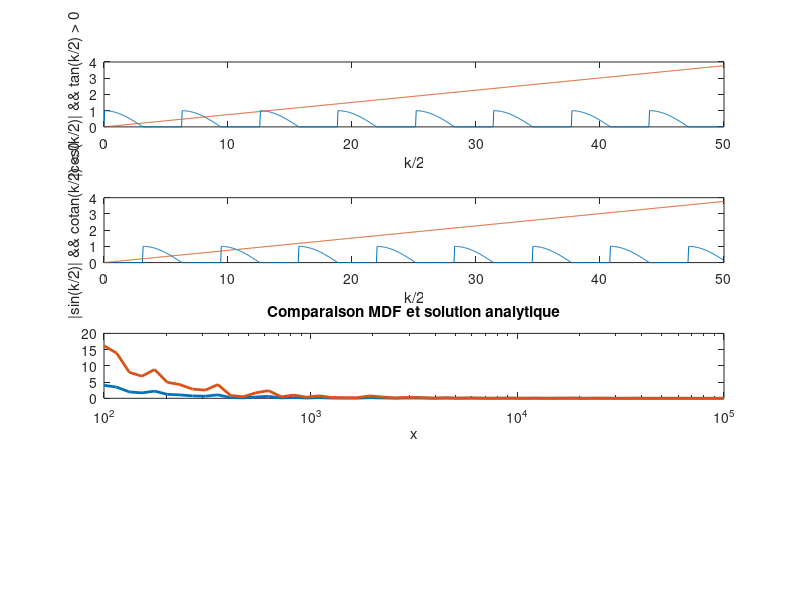

MATLAB code to generate this figure: (Note: this script raises an error after producing the figure.)
clear

% Constantes du problème
me = 9.1091e-31; meff = 0.067*me; e = 1.602176565e-19; hbar = 6.626e-34/2/pi;
a = 10e-9;
E0 = hbar^2*pi^2/(2*meff*a^2)/e*1e3;
V0 = 1000; Vb = V0/E0;
q0 = pi*sqrt(Vb);

% Déclaration fonctions
f = @(x) abs(cos(x/2)).*(tan(x/2) > 0); ff = @(x) f(x) - x/q0;
g = @(x) abs(sin(x/2)).*(tan(x/2) < 0); gg = @(x) g(x) - x/q0;

x = linspace(0, 50, 1000);

% Affichage
subplot(4, 1, 1), plot(x, f(x), x, x/q0) % subplot(nombre de plots, nombre de lignes, numéro de plot)
xlabel("k/2")
ylabel("|cos(k/2)| && tan(k/2) > 0")

subplot(4, 1, 2), plot(x, g(x), x, x/q0)
xlabel("k/2")
ylabel("|sin(k/2)| && cotan(k/2) < 0")

% Création des seeds
seed1 = [2] ; qmod1 = fsolve(ff, seed1); Emod1b = qmod1.^2/pi^2;
E1SA = Emod1b*E0;
seed2 = [5] ; qmod2 = fsolve(gg, seed2); Emod2b = qmod2.^2/pi^2;
E2SA = Emod2b*E0;

%------- Verif Methode

Lb = 5;
NN = logspace(2, 5, 50);

for p = 1:length(NN)

	N = floor(NN(p));

	delt = Lb/N;
	xb = -Lb/2 + Lb/N * (0:N);
	vn = Vb*(abs(xb) > 0.5);

	nmodes = 2;
	options.disp = 0;
	ee = ones(N+1, 1);
	Lap = spdiags([ee, -2*ee ee], [-1, 0, 1], N+1, N+1);
	A = -1/pi^2 / delt^2 * Lap + spdiags(vn.', 0, N+1, N+1);
	[psi, En] = eigs(A, nmodes, 'sm', options);
	EEn(:,p) = E0*sort(diag(En));
	% sort() permet d'assurer que les deux premières lignes soient bien les deux premiers modes

end

%% ---------- Tracé dérivée analytique et approximation

E1SA = 42.298056780211112
E2SA = 168.1689175719088

Evrai = [E1SA; E2SA];
Evrai = repmat(Evrai, 1, length(NN));

subplot(4, 1, 3), semilogx(NN, abs(EEn - Evrai), 'LineWidth', 2)
title("Comparaison MDF et solution analytique")
xlabel("x")

%% ----------- Profil lisse

n = 5;
VA = 1;
VB = 0.5;
w = 1;

x = linspace(-3, 3, 1e3);


%% ---------- Sparse matrix et convergence profil lisse
VA = Vb;
VB = 0;
w = 1;

nmodes = 3;
options.disp =0;

f = @(x, n) VA + (VB - VA) * exp(-(2*x/w).^(2*n));
pqrec = @(x) VA * (abs(x) > 0.5);

Lb = 5;
NN = 100:100:3000;
logspace(2, 5, 50);

for p = 1:length(NN)

	N = NN(p);

	delt = Lb/N;
	xb = -Lb/2 + Lb/N * (0:N);
	vn = f(xb, 10);
	ee = ones(N+1, 1);
	Lap = spdiags([ee -2*ee ee], [-1, 0, 1], N+1, N+1);
	A = -1/pi^2 / delt^2 * Lap + spdiags(vn.', 0, N+1, N+1);
	[psi, En] = eigs(A, nmodes, 'sm', options);
	EEn(:,p) = sort(diag(En));
	% sort() permet d'assurer que les deux premières lignes soient bien les deux premiers modes

end

subplot(4, 1, 4), plot(NN, EEn, 'Linewidth', 2)

%% ---------- Sparse matrix et convergence en fonction du paramètre profil lisse
VA = Vb;
VB = 0;
w = 1;

nmodes = 3;
options.disp = 0;

f = @(x, n) VA + (VB - VA) * exp(-(2*x/w).^(2*n));
pqrec = @(x) VA * (abs(x) > 0.5);

Lb = 5;
delt = Lb/N;
xb = -Lb/2 + Lb/N * (0:N);
nmax = 50

for n = 1:nmax

	vn = f(xb, n);
	ee = ones(N+1, 1);
	Lap = spdiags([ee -2*ee ee], [-1, 0, 1], N+1, N+1);
	A = -1/pi^2 / delt^2 * Lap + spdiags(vn.', 0, N+1, N+1);
	[psi, En] = eigs(A, nmodes, 'sm', options);
	EEn(:,p) = sort(diag(En));
	% sort() permet d'assurer que les deux premières lignes soient bien les deux premiers modes

end

subplot(4, 1, 4), plot(1:nmax, EEn, 'Linewidth', 2)

